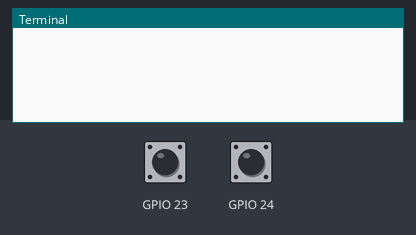
Bench run of a program on a simulated Raspberry Pi (BCM pin numbers). On the bench: the last lines printed to the terminal. The inputs (shaded band) are chosen by the test bench; at power-on: GPIO 23 HIGH, GPIO 24 HIGH.

Above: at 1.2 s.
1.3 s: GPIO 23 pulled LOW for 0.15 s
At 2.5 s:
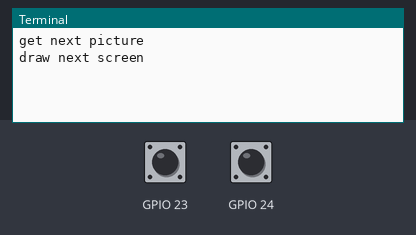
2.9 s: GPIO 24 pulled LOW for 0.15 s
At 3.8 s:
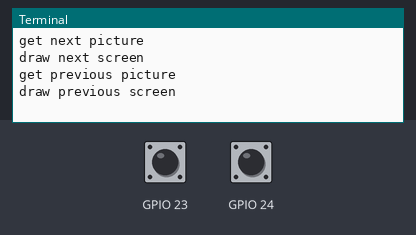

The program:

uigpio.py
```python
#!/usr/bin/env python2.7
# script by Alex Eames http://RasPi.tv/
# http://raspi.tv/2013/how-to-use-interrupts-with-python-on-the-raspberry-pi-and-rpi-gpio
import RPi.GPIO as GPIO
from time import sleep
GPIO.setmode(GPIO.BCM)

# GPIO 23 set up as input. It is pulled up to stop false signals
GPIO.setup(23, GPIO.IN, pull_up_down=GPIO.PUD_UP)
GPIO.setup(24, GPIO.IN, pull_up_down=GPIO.PUD_UP)


def button23(self):
    print('get next picture')
    print('draw next screen')


def button24(self):
    print('get previous picture')
    print('draw previous screen')


#def doButtons():
#    if GPIO.event_detected(23):
#    if GPIO.event_detected(24):


GPIO.add_event_detect(23, GPIO.FALLING, callback=button23, bouncetime=200)  # add rising edge detection on a channel
GPIO.add_event_detect(24, GPIO.FALLING, callback=button24, bouncetime=200)  # add rising edge detection on a channel

#GPIO.add_event_detect(channel, GPIO.RISING, callback=my_callback, bouncetime=200)

while True:
    try:
        #doButtons()
        sleep(0.1)
        #print("First instruction")

    except KeyboardInterrupt:
        GPIO.cleanup()
```

Measured:
- after the input at 1.3 s, the terminal: prints a new line at once (image 1)
- after the input at 2.9 s, the terminal: prints a new line at once (image 2)
